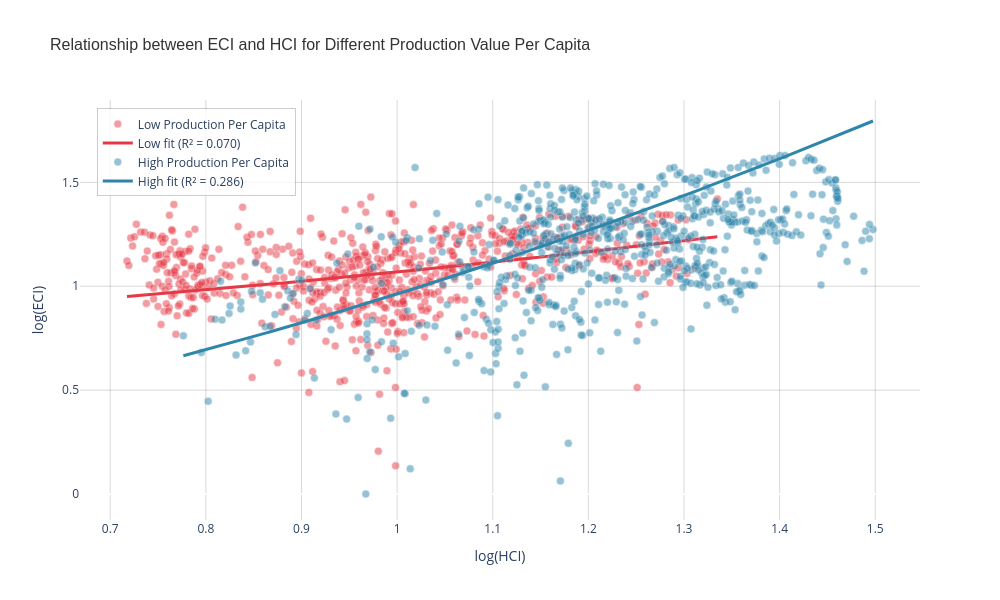

The cell this chart's notebook holds for it:
### Code cell
import plotly.graph_objects as go
import numpy as np

# Create figure
fig = go.Figure()

# Add scatter plot for low production per capita group
fig.add_trace(go.Scatter(
    x=x_low,
    y=y_low,
    mode='markers',
    name='Low Production Per Capita',
    marker=dict(
        size=8,
        color='#E63946',
        opacity=0.5,
        line=dict(color='white', width=0.5)
    ),
    hovertemplate='<b>Low Prod Per Capita</b><br>' +
                  'Interaction: %{x:.4f}<br>' +
                  'log(ECI): %{y:.4f}<br>' +
                  '<extra></extra>'
))

# Add quadratic fit line for low production
fig.add_trace(go.Scatter(
    x=x_range_low,
    y=y_pred_low,
    mode='lines',
    name=f'Low fit (R² = {results_low.rsquared:.3f})',
    line=dict(color='#E63946', width=3),
    hovertemplate='<b>Low Fit</b><br>' +
                  'Interaction: %{x:.4f}<br>' +
                  'Predicted log(ECI): %{y:.4f}<br>' +
                  '<extra></extra>'
))

# Add scatter plot for high production per capita group
fig.add_trace(go.Scatter(
    x=x_high,
    y=y_high,
    mode='markers',
    name='High Production Per Capita',
    marker=dict(
        size=8,
        color='#2E86AB',
        opacity=0.5,
        line=dict(color='white', width=0.5)
    ),
    hovertemplate='<b>High Prod Per Capita</b><br>' +
                  'Interaction: %{x:.4f}<br>' +
                  'log(ECI): %{y:.4f}<br>' +
                  '<extra></extra>'
))

# Add quadratic fit line for high production
fig.add_trace(go.Scatter(
    x=x_range_high,
    y=y_pred_high,
    mode='lines',
    name=f'High fit (R² = {results_high.rsquared:.3f})',
    line=dict(color='#2E86AB', width=3),
    hovertemplate='<b>High Fit</b><br>' +
                  'Interaction: %{x:.4f}<br>' +
                  'Predicted log(ECI): %{y:.4f}<br>' +
                  '<extra></extra>'
))

# Update layout
fig.update_layout(
    title=dict(
        text='Relationship between ECI and HCI for Different Production Value Per Capita',
        font=dict(size=16, family='Arial, sans-serif', color='#333333')
    ),
    xaxis=dict(
        title=dict(
            text='log(HCI)',
            font=dict(size=14)
        ),
        showgrid=True,
        gridwidth=1,
        gridcolor='rgba(128, 128, 128, 0.3)'
    ),
    yaxis=dict(
        title=dict(
            text='log(ECI)',
            font=dict(size=14)
        ),
        showgrid=True,
        gridwidth=1,
        gridcolor='rgba(128, 128, 128, 0.3)'
    ),
    width=1000,
    height=600,
    hovermode='closest',
    plot_bgcolor='white',
    paper_bgcolor='white',
    legend=dict(
        x=0.02,
        y=0.98,
        bgcolor='rgba(255, 255, 255, 0.8)',
        bordercolor='rgba(0, 0, 0, 0.2)',
        borderwidth=1
    )
)

# Export to HTML
fig.write_html(r'..\\figures\\summary_stats\\eci_hci_production_interaction.html')
print("Plot exported to 'eci_hci_production_interaction.html'")

# Optional: Show the plot
fig.show()

### Figure 1 — Plotly figure (JSON) as saved in the notebook; plotly's stock layout.template omitted (floating-point values rounded to 4 significant figures; data arrays with more than 128 entries replaced by an {"elided": "..."} marker saying what was removed)
{"data": [{"hovertemplate": "<b>Low Prod Per Capita</b><br>Interaction: %{x:.4f}<br>log(ECI): %{y:.4f}<br><extra></extra>", "marker": {"color": "#E63946", "line": {"color": "white", "width": 0.5}, "opacity": 0.5, "size": 8}, "mode": "markers", "name": "Low Production Per Capita", "type": "scatter", "x": {"elided": "675 float values"}, "y": {"elided": "675 float values"}}, {"hovertemplate": "<b>Low Fit</b><br>Interaction: %{x:.4f}<br>Predicted log(ECI): %{y:.4f}<br><extra></extra>", "line": {"color": "#E63946", "width": 3}, "mode": "lines", "name": "Low fit (R² = 0.070)", "type": "scatter", "x": {"elided": "300 float values"}, "y": {"elided": "300 float values"}}, {"hovertemplate": "<b>High Prod Per Capita</b><br>Interaction: %{x:.4f}<br>log(ECI): %{y:.4f}<br><extra></extra>", "marker": {"color": "#2E86AB", "line": {"color": "white", "width": 0.5}, "opacity": 0.5, "size": 8}, "mode": "markers", "name": "High Production Per Capita", "type": "scatter", "x": {"elided": "675 float values"}, "y": {"elided": "675 float values"}}, {"hovertemplate": "<b>High Fit</b><br>Interaction: %{x:.4f}<br>Predicted log(ECI): %{y:.4f}<br><extra></extra>", "line": {"color": "#2E86AB", "width": 3}, "mode": "lines", "name": "High fit (R² = 0.286)", "type": "scatter", "x": {"elided": "300 float values"}, "y": {"elided": "300 float values"}}], "layout": {"height": 600, "hovermode": "closest", "legend": {"bgcolor": "rgba(255, 255, 255, 0.8)", "bordercolor": "rgba(0, 0, 0, 0.2)", "borderwidth": 1, "x": 0.02, "y": 0.98}, "paper_bgcolor": "white", "plot_bgcolor": "white", "title": {"font": {"color": "#333333", "family": "Arial, sans-serif", "size": 16}, "text": "Relationship between ECI and HCI for Different Production Value Per Capita"}, "width": 1000, "xaxis": {"gridcolor": "rgba(128, 128, 128, 0.3)", "gridwidth": 1, "showgrid": true, "title": {"font": {"size": 14}, "text": "log(HCI)"}}, "yaxis": {"gridcolor": "rgba(128, 128, 128, 0.3)", "gridwidth": 1, "showgrid": true, "title": {"font": {"size": 14}, "text": "log(ECI)"}}}}
